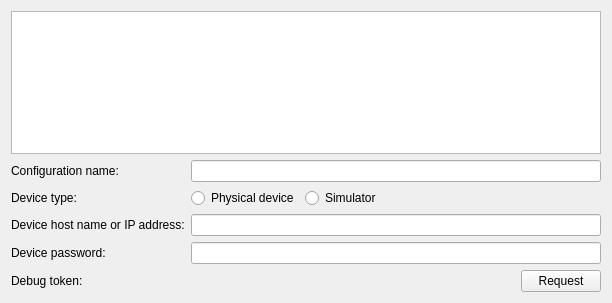
<?xml version="1.0" encoding="UTF-8"?>
<ui version="4.0">
 <class>Qnx::Internal::BlackBerryDeviceConfigurationWizardSetupPage</class>
 <widget class="QWizardPage" name="Qnx::Internal::BlackBerryDeviceConfigurationWizardSetupPage">
  <property name="geometry">
   <rect>
    <x>0</x>
    <y>0</y>
    <width>612</width>
    <height>303</height>
   </rect>
  </property>
  <property name="windowTitle">
   <string>WizardPage</string>
  </property>
  <layout class="QVBoxLayout" name="verticalLayout">
   <item>
    <widget class="QListWidget" name="deviceListWidget"/>
   </item>
   <item>
    <layout class="QGridLayout" name="gridLayout">
     <item row="0" column="0">
      <widget class="QLabel" name="label">
       <property name="text">
        <string>Configuration name:</string>
       </property>
      </widget>
     </item>
     <item row="0" column="1">
      <widget class="QLineEdit" name="deviceName"/>
     </item>
     <item row="1" column="0">
      <widget class="QLabel" name="label_4">
       <property name="text">
        <string>Device type:</string>
       </property>
      </widget>
     </item>
     <item row="1" column="1">
      <layout class="QHBoxLayout" name="horizontalLayout">
       <item>
        <widget class="QRadioButton" name="physicalDevice">
         <property name="text">
          <string>Physical device</string>
         </property>
        </widget>
       </item>
       <item>
        <widget class="QRadioButton" name="simulator">
         <property name="text">
          <string>Simulator</string>
         </property>
        </widget>
       </item>
       <item>
        <spacer name="horizontalSpacer">
         <property name="orientation">
          <enum>Qt::Horizontal</enum>
         </property>
         <property name="sizeHint" stdset="0">
          <size>
           <width>40</width>
           <height>20</height>
          </size>
         </property>
        </spacer>
       </item>
      </layout>
     </item>
     <item row="2" column="0">
      <widget class="QLabel" name="label_2">
       <property name="text">
        <string>Device host name or IP address:</string>
       </property>
      </widget>
     </item>
     <item row="2" column="1">
      <widget class="QLineEdit" name="deviceHostIp"/>
     </item>
     <item row="3" column="0">
      <widget class="QLabel" name="label_3">
       <property name="text">
        <string>Device password:</string>
       </property>
      </widget>
     </item>
     <item row="3" column="1">
      <widget class="QLineEdit" name="password">
       <property name="echoMode">
        <enum>QLineEdit::Password</enum>
       </property>
      </widget>
     </item>
     <item row="4" column="0">
      <widget class="QLabel" name="label_5">
       <property name="text">
        <string>Debug token:</string>
       </property>
      </widget>
     </item>
     <item row="4" column="1">
      <layout class="QHBoxLayout" name="horizontalLayout_2">
       <item>
        <widget class="Utils::PathChooser" name="debugToken" native="true">
         <property name="sizePolicy">
          <sizepolicy hsizetype="Expanding" vsizetype="Preferred">
           <horstretch>0</horstretch>
           <verstretch>0</verstretch>
          </sizepolicy>
         </property>
        </widget>
       </item>
       <item>
        <widget class="QPushButton" name="requestButton">
         <property name="text">
          <string>Request</string>
         </property>
        </widget>
       </item>
      </layout>
     </item>
    </layout>
   </item>
  </layout>
 </widget>
 <customwidgets>
  <customwidget>
   <class>Utils::PathChooser</class>
   <extends>QWidget</extends>
   <header location="global">utils/pathchooser.h</header>
   <container>1</container>
   <slots>
    <signal>editingFinished()</signal>
    <signal>browsingFinished()</signal>
   </slots>
  </customwidget>
 </customwidgets>
 <resources/>
 <connections>
  <connection>
   <sender>physicalDevice</sender>
   <signal>toggled(bool)</signal>
   <receiver>debugToken</receiver>
   <slot>setEnabled(bool)</slot>
   <hints>
    <hint type="sourcelabel">
     <x>271</x>
     <y>98</y>
    </hint>
    <hint type="destinationlabel">
     <x>226</x>
     <y>124</y>
    </hint>
   </hints>
  </connection>
 </connections>
</ui>
